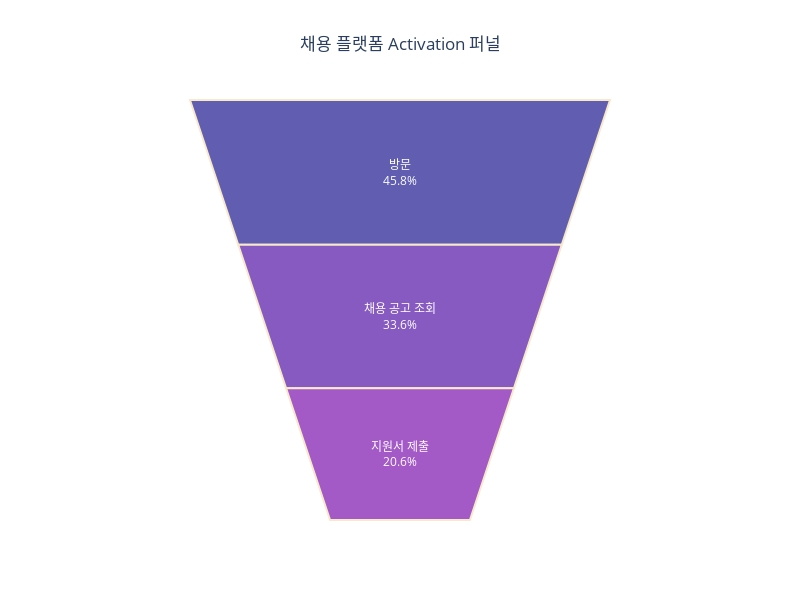

Notebook code cell kept with this figure:
### Code cell
# 퍼널 시각화 - 3

funnel_step = list(funnel_dict.keys())
step_values = list(funnel_dict.values())

# Funnelarea 차트 생성
fig = go.Figure(go.Funnelarea(
    text=funnel_step,  # 퍼널 단계의 이름
    values=step_values,  # 유저 수
    opacity=0.65,
    marker=dict(
        colors=px.colors.sequential.Plasma,  # 각 단계 색상
        line=dict(
            width=2,
            color="wheat"  # 테두리 색상
        )
    )
))

fig.update_layout(
    title_text='채용 플랫폼 Activation 퍼널',
    title_x=0.5,
    showlegend=False,  # 범례 제거
    width=800,   # 원하는 폭 (픽셀)
    height=600   # 원하는 높이 (픽셀)
)
fig.show()

### Figure 1 — Plotly figure (JSON) as saved in the notebook; plotly's stock layout.template omitted (floating-point values rounded to 4 significant figures)
{"data": [{"marker": {"colors": ["#0d0887", "#46039f", "#7201a8", "#9c179e", "#bd3786", "#d8576b", "#ed7953", "#fb9f3a", "#fdca26", "#f0f921"], "line": {"color": "wheat", "width": 2}}, "opacity": 0.65, "text": ["방문", "채용 공고 조회", "지원서 제출"], "type": "funnelarea", "values": [21333, 15687, 9608]}], "layout": {"height": 600, "showlegend": false, "title": {"text": "채용 플랫폼 Activation 퍼널", "x": 0.5}, "width": 800}}
